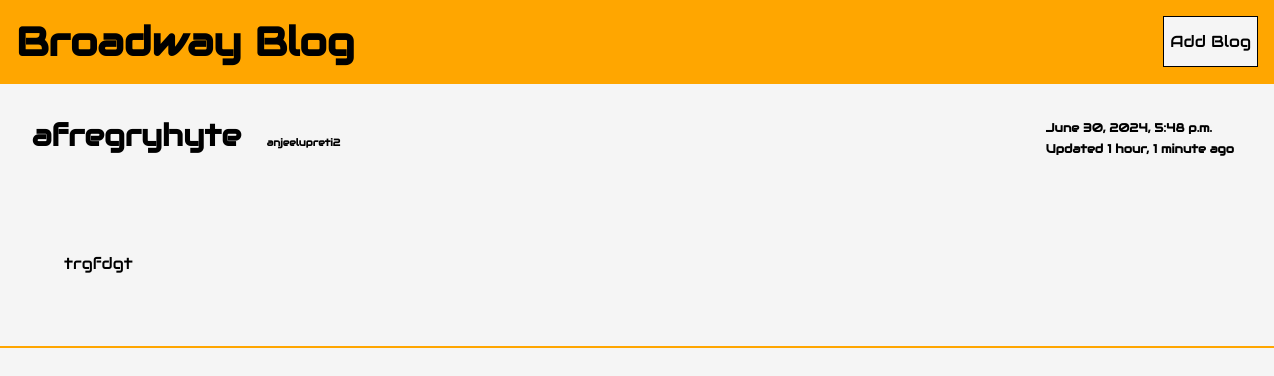
Page /blog/view/afregryhyte (signed in) on the committed database.
### blog/models.py (models this page shows, shortened)
class Blog(models.Model):
    title = models.CharField(max_length=200,null=False)
    author = models.ForeignKey(User, on_delete=models.CASCADE)
    image=models.ImageField(upload_to='images/',null=True,blank=True)
    content = models.TextField(null=False)
    add_date = models.DateTimeField(auto_now_add=True)
    update_date=models.DateTimeField(auto_now=True)

### blog/views.py (the view)
# urls.py: path('view/<title>',view_blog,name='view_blog'),
@login_required
def view_blog(request, title):
    context = {
        "blog": get_object_or_404(Blog, title=title)
    }
    return render(request, "blog/view.html", context)

### blog/templates/blog/view.html (shortened to what this page needs)
<!DOCTYPE html>
<html lang="en">
<head>
</head>
<body>
    <header>
        <h1>Broadway Blog</h1>
        <button class="add-btn"><a href ="{% url 'add_blog' %}" class='anchor'>Add Blog</a></button>
    </header>
            <div class="'content">
            <main>
                <top>
                    <left>
                    <b class="title">{{ blog.title }}</b>&nbsp&nbsp&nbsp&nbsp&nbsp<b class="author">{{ blog.author }}</b>
                    </left>
                    <right>
                        <b class="time">{{blog.add_date }}</b><br>
                        <b class="time">Updated {{blog.update_date | timesince}} ago </b>
                    </right>
                </top>
                <br>
                <br>
                <br>
                    <article>
                        {{ blog.content  | linebreaks}}
                    </article>
                </main>
    </div>
    <hr>
</body>
</html>

### blog/templates/blog/view.html (style rules this page uses)
* { font-family: "Audiowide", sans-serif; color:black }
body { background-color: whitesmoke; font-family: "Audiowide", sans-serif; margin: 0; padding: 0; }
header { text-align: center; padding: 1em; background-color:rgb(255, 166, 0); }
h1 { margin: 0; font-family: "Audiowide", sans-serif; }
main { width: 80%; padding: 2em; }
article { margin-bottom: 2em; }
header { display:flex; justify-content:space-between; padding: 1em; background-color: rgb(255, 166, 0); border-bottom:1px solid rgb(255, 166, 0); }
hr { border:1px solid rgb(255, 166, 0); }
h1 { margin: 0; font-family: "Audiowide", sans-serif; font-weight:bolder; color: black; font-size:40px; }
.add-btn { background-color: whitesmoke; color:black; border: 1px solid black; font-size: 1em; text-decoration: none; display: inline-block; transition: background-color 0.3s ease; }
.anchor { text-decoration: none; color:black }
main { width: 100%; padding: 2em; }
article { margin-bottom: 2em; margin:2em; }
top { display:flex; justify-content: space-between; }
main .title { padding-bottom: 12em; font-size:30px; }
main .author { font-size:10px; padding-bottom: 5em; }
main .time { font-size:12px; padding:2em; margin-right:4em; }

### rows in the picture
Blog: title "afregryhyte", author "anjeelupreti2", add_date "June 30, 2024, 5:48 p.m.", update_date "1 hour, 1 minute", content "trgfdgt"
